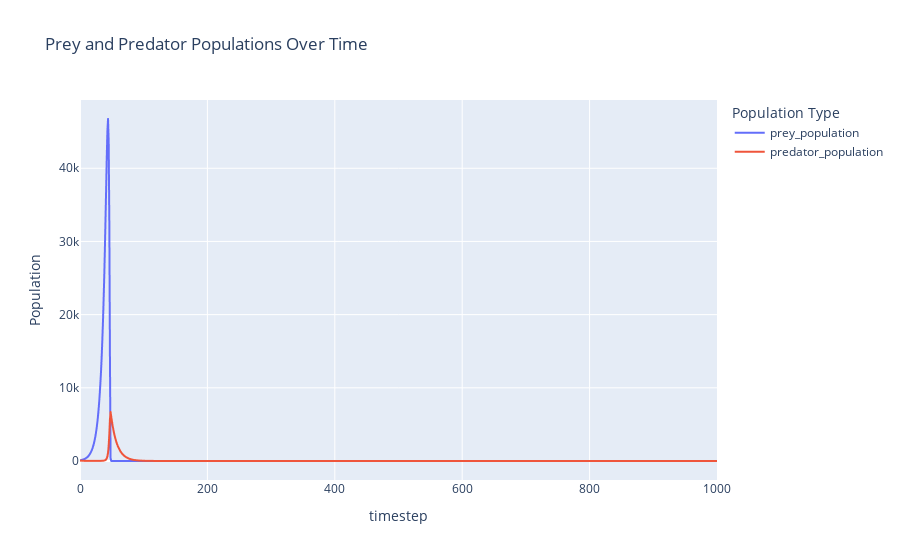

The notebook cell this image was saved under:
### Code cell
cadcad_gpt('can you plot the prey population and predator population as a line chart?')

### Figure 1 — Plotly figure (JSON) as saved in the notebook; plotly's stock layout.template omitted (floating-point values rounded to 4 significant figures; data arrays with more than 128 entries replaced by an {"elided": "..."} marker saying what was removed)
{"data": [{"hovertemplate": "Population Type=prey_population<br>timestep=%{x}<br>Population=%{y}<extra></extra>", "legendgroup": "prey_population", "line": {"color": "#636efa", "dash": "solid"}, "mode": "lines", "name": "prey_population", "showlegend": true, "type": "scattergl", "x": {"elided": "1001 int values"}, "xaxis": "x", "y": {"elided": "1001 int values"}, "yaxis": "y"}, {"hovertemplate": "Population Type=predator_population<br>timestep=%{x}<br>Population=%{y}<extra></extra>", "legendgroup": "predator_population", "line": {"color": "#EF553B", "dash": "solid"}, "mode": "lines", "name": "predator_population", "showlegend": true, "type": "scattergl", "x": {"elided": "1001 int values"}, "xaxis": "x", "y": {"elided": "1001 int values"}, "yaxis": "y"}], "layout": {"legend": {"title": {"text": "Population Type"}, "tracegroupgap": 0}, "title": {"text": "Prey and Predator Populations Over Time"}, "xaxis": {"anchor": "y", "domain": [0, 1], "title": {"text": "timestep"}}, "yaxis": {"anchor": "x", "domain": [0, 1], "title": {"text": "Population"}}}}
